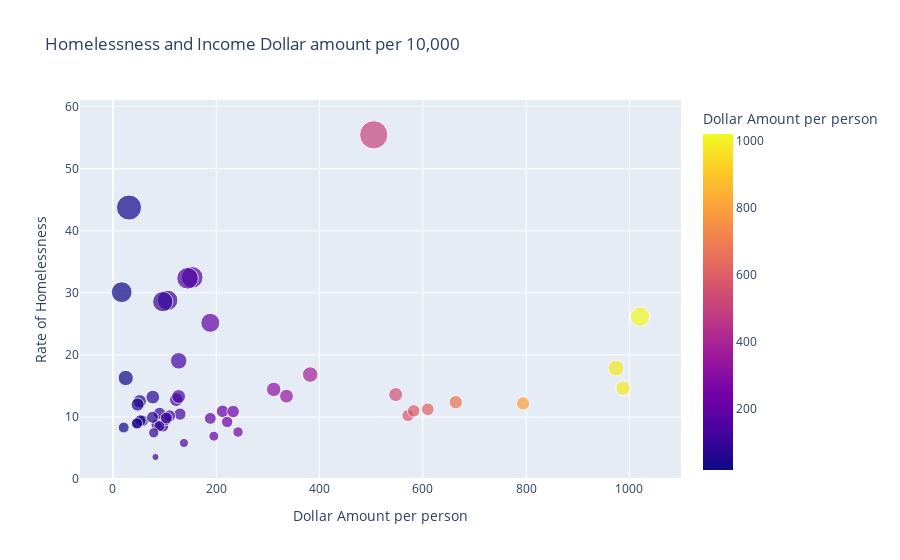

Source (notebook cell):
### Code cell
import plotly.express as px

fig = px.scatter(State_Homelessness_Population_Factors_dd_new_features, y= 'Rate of Homelessness', x ='Dollar Amount per person',  color="Dollar Amount per person",
                 size='Rate of Homelessness', hover_data=['Rate of Homelessness'],title='Homelessness and Income Dollar amount per 10,000')
fig.show()

### Figure 1 — Plotly figure (JSON) as saved in the notebook; plotly's stock layout.template omitted (floating-point values rounded to 4 significant figures)
{"data": [{"hovertemplate": "Dollar Amount per person=%{marker.color}<br>Rate of Homelessness=%{marker.size}<extra></extra>", "legendgroup": "", "marker": {"color": [97.1, 1021.0, 82.38, 153.6, 16.98, 127.4, 212.3, 609.7, 24.83, 51.92, 504.9, 336.1, 47.95, 84.57, 188.5, 195.4, 102.3, 90.13, 382.0, 122.6, 106.1, 57.5, 127.2, 137.5, 90.29, 547.5, 311.3, 188.5, 571.3, 76.55, 232.8, 31.11, 52.99, 794.0, 46.48, 129.8, 144.5, 47.7, 582.4, 109.5, 663.8, 77.2, 20.87, 221.2, 974.0, 79.0, 96.47, 242.2, 103.5, 987.7], "coloraxis": "coloraxis", "size": [8.453, 26.15, 3.554, 32.48, 30.1, 19.04, 10.91, 11.24, 16.28, 12.52, 55.45, 13.35, 9.054, 8.741, 9.774, 6.907, 9.549, 8.531, 16.83, 12.78, 28.79, 9.383, 13.3, 5.815, 10.57, 13.6, 14.44, 25.16, 10.23, 9.945, 10.87, 43.73, 9.421, 12.18, 8.958, 10.47, 32.34, 12.0, 10.98, 10.18, 12.39, 13.2, 8.299, 9.2, 17.88, 7.451, 28.58, 7.575, 9.838, 14.64], "sizemode": "area", "sizeref": 0.1386, "symbol": "circle"}, "mode": "markers", "name": "", "orientation": "v", "showlegend": false, "type": "scatter", "x": [97.1, 1021.0, 82.38, 153.6, 16.98, 127.4, 212.3, 609.7, 24.83, 51.92, 504.9, 336.1, 47.95, 84.57, 188.5, 195.4, 102.3, 90.13, 382.0, 122.6, 106.1, 57.5, 127.2, 137.5, 90.29, 547.5, 311.3, 188.5, 571.3, 76.55, 232.8, 31.11, 52.99, 794.0, 46.48, 129.8, 144.5, 47.7, 582.4, 109.5, 663.8, 77.2, 20.87, 221.2, 974.0, 79.0, 96.47, 242.2, 103.5, 987.7], "xaxis": "x", "y": [8.453, 26.15, 3.554, 32.48, 30.1, 19.04, 10.91, 11.24, 16.28, 12.52, 55.45, 13.35, 9.054, 8.741, 9.774, 6.907, 9.549, 8.531, 16.83, 12.78, 28.79, 9.383, 13.3, 5.815, 10.57, 13.6, 14.44, 25.16, 10.23, 9.945, 10.87, 43.73, 9.421, 12.18, 8.958, 10.47, 32.34, 12.0, 10.98, 10.18, 12.39, 13.2, 8.299, 9.2, 17.88, 7.451, 28.58, 7.575, 9.838, 14.64], "yaxis": "y"}], "layout": {"coloraxis": {"colorbar": {"title": {"text": "Dollar Amount per person"}}, "colorscale": [[0, "#0d0887"], [0.1111, "#46039f"], [0.2222, "#7201a8"], [0.3333, "#9c179e"], [0.4444, "#bd3786"], [0.5556, "#d8576b"], [0.6667, "#ed7953"], [0.7778, "#fb9f3a"], [0.8889, "#fdca26"], [1, "#f0f921"]]}, "legend": {"itemsizing": "constant", "tracegroupgap": 0}, "title": {"text": "Homelessness and Income Dollar amount per 10,000"}, "xaxis": {"anchor": "y", "domain": [0, 1], "title": {"text": "Dollar Amount per person"}}, "yaxis": {"anchor": "x", "domain": [0, 1], "title": {"text": "Rate of Homelessness"}}}}
